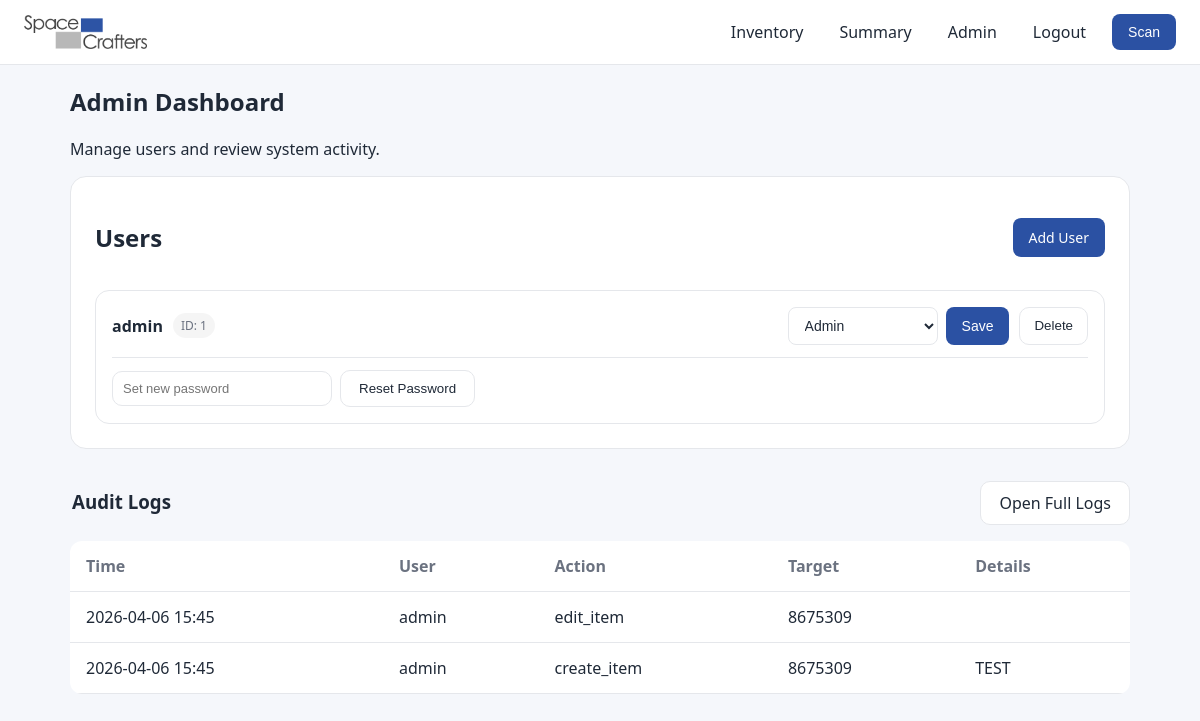
Page /admin (signed in) on the earlier database version.
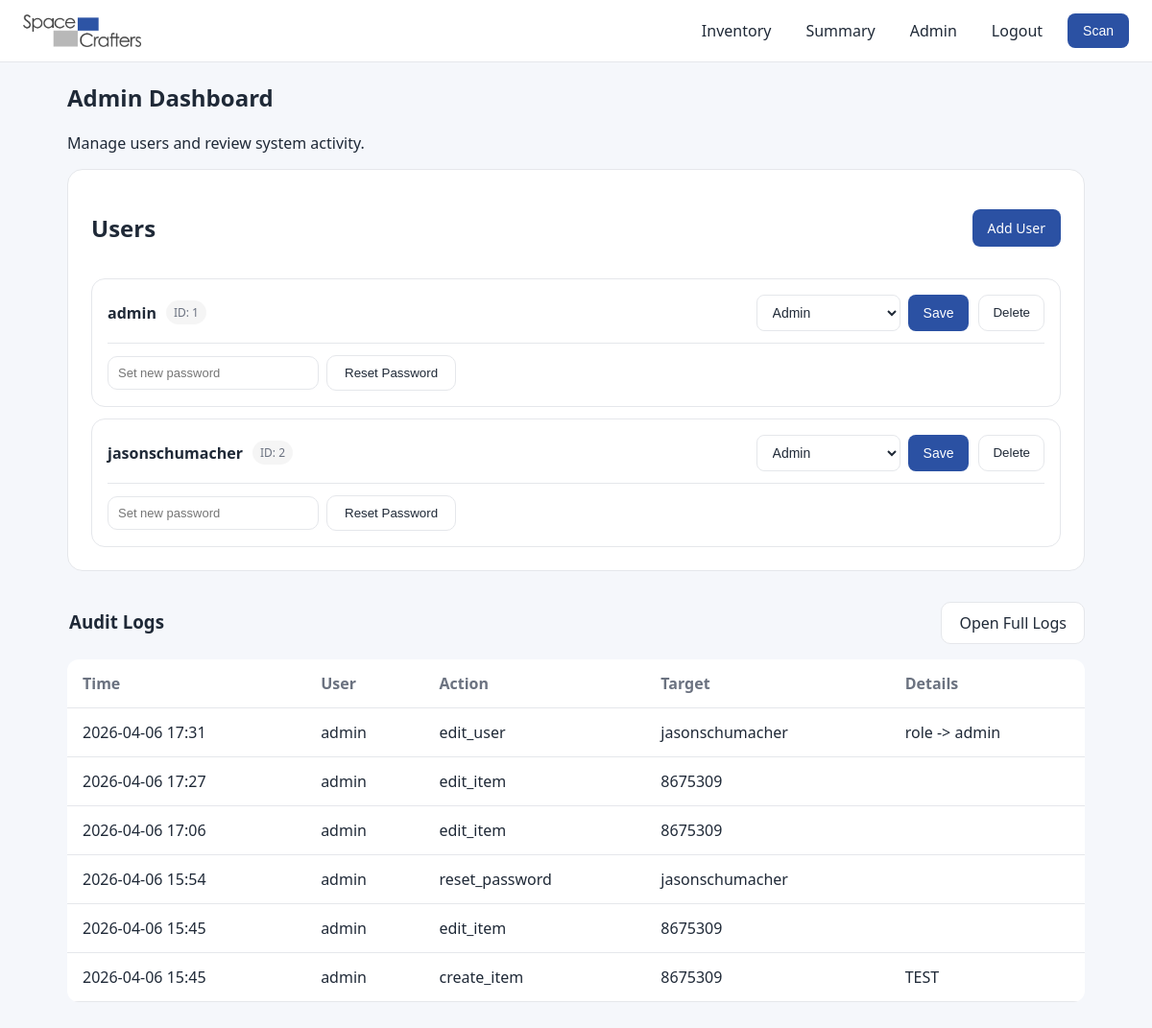
Same page on the later database version.
### models.py (models this page shows)
class User(UserMixin, db.Model):
    __tablename__ = "users"
    id = db.Column(db.Integer, primary_key=True)
    username = db.Column(db.String(100), unique=True, nullable=False)
    password_hash = db.Column(db.String(200), nullable=False)
    role = db.Column(db.String(20), default="viewer")
    audit_logs = db.relationship(
        "AuditLog",
        back_populates="actor",
        cascade="all, delete-orphan",
    )
    @property
    def is_active(self):
        return True
    @property
    def is_admin(self):
        return self.role == "admin"

class AuditLog(db.Model):
    __tablename__ = "audit_logs"
    id = db.Column(db.Integer, primary_key=True)
    actor_id = db.Column(
        db.Integer,
        db.ForeignKey("users.id"),
        nullable=True,
    )
    action = db.Column(db.String(200), nullable=False)
    target = db.Column(db.String(200))
    details = db.Column(db.Text)
    created_at = db.Column(
        db.DateTime,
        default=lambda: datetime.now(timezone.utc),
    )
    actor = db.relationship("User", back_populates="audit_logs")

### app.py (the view)
@app.route("/admin")
@login_required
@admin_required
def admin():
    users = User.query.all()
    logs = AuditLog.query.order_by(AuditLog.id.desc()).limit(10).all()
    return render_template(
        "admin.html",
        users=users,
        logs=logs
    )

### app.py (called while the page is built)
@login_manager.user_loader
def load_user(user_id):
    return db.session.get(User, int(user_id))

def admin_required(view):
    @wraps(view)
    def wrapped(*args, **kwargs):
        if not current_user.is_authenticated or not current_user.is_admin:
            abort(403)
        return view(*args, **kwargs)
    return wrapped

### templates/admin.html (shortened to what this page needs)
{% extends "base.html" %}
{% block content %}
<div class="page">
  <h2>Admin Dashboard</h2>
  <p class="muted-text">Manage users and review system activity.</p>
  <div class="card">
    <div class="table-section-header">
      <h2>Users</h2>
      <a class="primary-btn" href="{{ url_for('add_user') }}">Add User</a>
    </div>
    <div class="user-admin-list">
      {% for user in users %}
      <div class="user-admin-row">
        <div class="user-admin-top">
          <div class="user-admin-info">
            <h3>{{ user.username }}</h3>
            <span class="user-admin-id">ID: {{ user.id }}</span>
          </div>
          <div class="user-admin-main-actions">
            <form method="POST" action="{{ url_for('edit_user', user_id=user.id) }}" class="role-form">
              <div class="role-actions">
                <select name="role">
                  <option value="admin" {% if user.role == "admin" %}selected{% endif %}>Admin</option>
                </select>
                <button type="submit" class="primary-btn">Save</button>
              </div>
            </form>
            <form method="POST"
                  action="{{ url_for('delete_user', user_id=user.id) }}"
                  class="inline-form"
                  onsubmit="return confirm('Delete this user?')">
              <button type="submit" class="secondary-btn">Delete</button>
            </form>
          </div>
        </div>
        <div class="user-admin-bottom">
          <form method="POST"
                action="{{ url_for('reset_user_password', user_id=user.id) }}"
                class="reset-password-form"
                onsubmit="return confirm('Reset password for {{ user.username }}?')">
            <input
              type="password"
              name="new_password"
              placeholder="Set new password"
              required
              minlength="8"
            >
            <button type="submit" class="secondary-btn">Reset Password</button>
          </form>
        </div>
      </div>
      {% endfor %}
    </div>
  </div>
<div class="table-section-header">
  <h3>Audit Logs</h3>
  <a href="{{ url_for('view_audit_logs') }}" class="secondary-btn">
    Open Full Logs
  </a>
</div>
  {% if logs %}
  <table class="summary-table">
    <thead>
      <tr>
        <th>Time</th>
        <th>User</th>
        <th>Action</th>
        <th>Target</th>
        <th>Details</th>
      </tr>
    </thead>
    <tbody>
      {% for log in logs[:10] %}
      <tr>
        <td>{{ log.created_at.strftime("%Y-%m-%d %H:%M") if log.created_at else "" }}</td>
        <td>{{ log.actor.username if log.actor else "System" }}</td>
        <td>{{ log.action }}</td>
        <td>{{ log.target or "" }}</td>
        <td>{{ log.details or "" }}</td>
      </tr>
      {% endfor %}
    </tbody>
  </table>
  {% else %}
    <p class="muted-text">No activity yet.</p>
  {% endif %}
</div>
{% endblock %}

### templates/base.html (shortened to what this page needs)
<!DOCTYPE html>
<html lang="en">
<head>
    <link rel="stylesheet" href="{{ url_for('static', filename='style.css') }}">
</head>
<body>
<header class="header">
    <div class="nav-left">
        <img src="{{ url_for('static', filename='logo.png') }}" class="logo-img">
    </div>
    <div class="nav-right">
        <nav class="nav-links">
            {% if current_user.is_authenticated %}
                <a href="{{ url_for('index') }}" class="nav-link">Inventory</a>
                <a href="{{ url_for('summary') }}" class="nav-link">Summary</a>
                {% if current_user.is_admin %}
                    <a href="{{ url_for('admin') }}" class="nav-link">Admin</a>
                {% endif %}
                <a href="{{ url_for('logout') }}" class="nav-link">Logout</a>
                <button class="primary-btn" onclick="openScanner()">
                    Scan
                </button>
            {% else %}
                <a href="{{ url_for('login') }}" class="nav-link">Login</a>
            {% endif %}
        </nav>
    </div>
</header>
<main class="page">
{% block content %}{% endblock %}
</main>
</body>
</html>

### static/style.css (style rules this page uses)
:root { --primary: #2b51a3; --primary-hover: #2b51a3cc; --bg: #f5f7fb; --card: #ffffff; --border: #e5e7eb; --text: #1f2937; --muted: #6b7280; }
body { margin: 0; font-family: system-ui, -apple-system, sans-serif; background: var(--bg); color: var(--text); }
img { max-width: 100%; display: block; }
.header { position: sticky; top: 0; height: 64px; background: var(--card); border-bottom: 1px solid var(--border); display: flex; justify-content: space-between; align-items: center; padding: 0 24px; z-index: 10; }
.logo-img { height: 34px; }
.nav-left { display: flex; align-items: center; gap: 10px; }
.nav-links { display: flex; gap: 16px; align-items: center; }
.nav-link { text-decoration: none; color: var(--text); font-weight: 500; padding: 6px 10px; border-radius: 8px; }
.page { max-width: 1100px; margin: 40px auto; padding: 0 20px; }
.card { background: var(--card); border: 1px solid var(--border); border-radius: 16px; padding: 24px; margin-bottom: 32px; }
input, select { width: 100%; max-width: 100%; box-sizing: border-box; padding: 12px 14px; border-radius: 10px; border: 1px solid var(--border); font-size: 14px; background: var(--card); color: var(--text); }
.primary-btn { background: var(--primary); color: white; border: none; padding: 10px 16px; border-radius: 8px; font-size: 14px; font-weight: 500; cursor: pointer; transition: all 0.2s ease; }
.primary-btn, .secondary-btn { text-decoration: none; display: inline-flex; align-items: center; justify-content: center; box-sizing: border-box; }
.secondary-btn { background: var(--card); border: 1px solid var(--border); padding: 10px 18px; border-radius: 10px; cursor: pointer; color: var(--text); }
.table, .summary-table { width: 100%; border-collapse: collapse; }
.table, .summary-table { width: 100%; border-collapse: collapse; background: var(--card); border-radius: 12px; overflow: hidden; }
.page { margin-top: 10px; }
.inline-form { margin: 0; }
.user-admin-list { display: flex; flex-direction: column; gap: 12px; }
.user-admin-row { border: 1px solid var(--border); border-radius: 14px; padding: 16px; background: var(--card); }
.user-admin-top { display: flex; justify-content: space-between; align-items: center; gap: 16px; flex-wrap: nowrap; }
.user-admin-info { display: flex; align-items: center; gap: 10px; flex-wrap: wrap; min-width: 0; }
.user-admin-info h3 { margin: 0; font-size: 16px; font-weight: 600; }
.user-admin-id { font-size: 12px; color: var(--muted); background: rgba(0, 0, 0, 0.04); padding: 4px 8px; border-radius: 999px; }
.user-admin-main-actions { display: flex; align-items: stretch; justify-content: flex-end; gap: 10px; flex-wrap: nowrap; margin-left: auto; }
.inline-form, .role-form { margin: 0; }
.role-actions { display: flex; align-items: stretch; gap: 8px; flex-wrap: nowrap; }
.role-actions select { width: auto; min-width: 150px; max-width: none; height: 38px; padding: 0 36px 0 12px; border-radius: 8px; flex: 0 0 auto; }
.user-admin-bottom { margin-top: 12px; padding-top: 12px; border-top: 1px solid var(--border); }
.user-admin-main-actions .primary-btn, .user-admin-main-actions .secondary-btn { white-space: nowrap; }
.role-actions .primary-btn, .user-admin-main-actions .secondary-btn { height: 38px; display: flex; align-items: center; justify-content: center; }
.reset-password-form { display: flex; align-items: center; gap: 8px; flex-wrap: wrap; }
.reset-password-form input { width: 220px; max-width: 100%; padding: 9px 10px; font-size: 13px; }
.table th, .table td, .summary-table th, .summary-table td { padding: 14px 16px; border-bottom: 1px solid var(--border); vertical-align: middle; }
.role-actions select { border-radius: 8px; }
.user-admin-main-actions .secondary-btn { padding: 10px 14px; }
.user-admin-main-actions form { display: flex; align-items: stretch; margin: 0; }
.table-section-header { display: flex; justify-content: space-between; align-items: center; gap: 12px; margin-bottom: 16px; }
.table-section-header h3 { margin: 0; line-height: 1; }
.summary-table { margin-top: 0; }
.table-section-header, .summary-table { width: 100%; }
.table-section-header h3 { padding-left: 2px; }
.summary-table th { text-align: left; font-weight: 600; color: var(--muted); }
.summary-table td { text-align: left; }

Differences in the rows shown:
added User: username "jasonschumacher", id "2", role "Admin"
added AuditLog: created_at "2026-04-06 17:31", actor "admin", action "edit_user", target "jasonschumacher", details "role -> admin"
added AuditLog: created_at "2026-04-06 17:27", actor "admin", action "edit_item", target "8675309"
added AuditLog: created_at "2026-04-06 17:06", actor "admin", action "edit_item", target "8675309"
added AuditLog: created_at "2026-04-06 15:54", actor "admin", action "reset_password", target "jasonschumacher"
